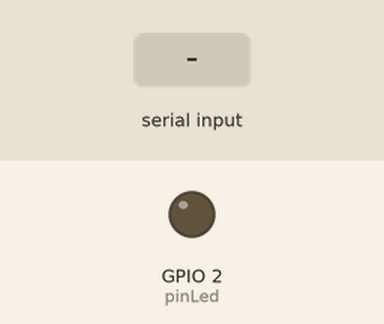
Recording of a sketch running on a simulated ESP32. On the bench: output pins drawn as LEDs (lit = HIGH). Dashed ring = blinking. The test bench sets the inputs (shaded band). What the sketch prints to the serial monitor is not drawn.

Above: at 1.2 s.
1.3 s: "pisca\n" received over Serial
At 4.2 s:
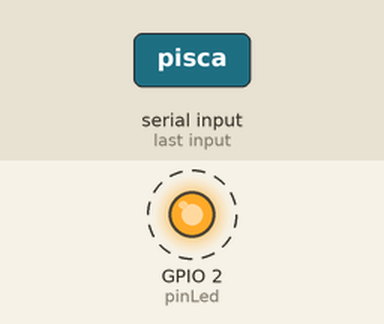
4.3 s: "liga\n" received over Serial
At 4.8 s:
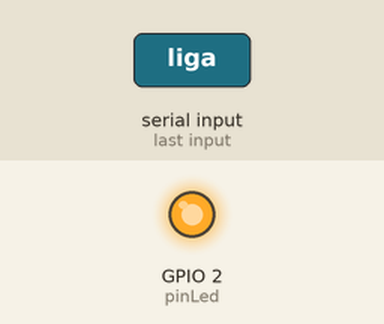
5.8 s: "desliga\n" received over Serial
At 6.9 s:
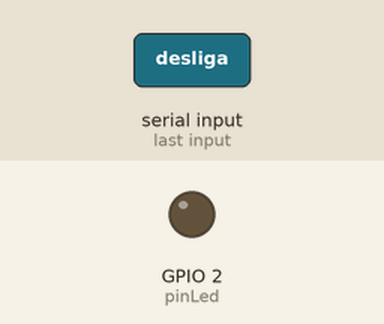
Timing chart, 0 to 8.8 s (numbered marks = the images above; inputs shaded):
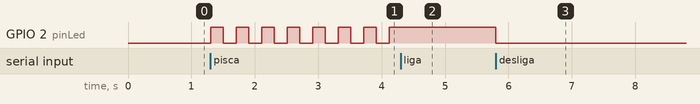

Measured:
- after the input at 1.3 s, GPIO 2 (pinLed): alternates HIGH for 0.20 s and LOW for 0.20 s, starting at once
- after the input at 4.3 s, GPIO 2 (pinLed): stops changing and stays HIGH
- after the input at 5.8 s, GPIO 2 (pinLed): HIGH → LOW at once

The sketch:

aula_57_comunica_o_serial1.ino
```cpp
#include <Arduino.h>

/*-------------------------------------------------------*/
/*                COMUNICAÇÃO SERIAL                     */
/*-------------------------------------------------------*/

#define pinLed 2

bool estadoLed = 0;
void setup()
{
  Serial.begin(9600);
  pinMode(2, OUTPUT);
}

void loop()
{
  static bool estadoLed = 0;
  static bool pisca = false;
  static int velocidade = 200;
  unsigned long tempoInicial = 0;
  if (Serial.available())
  {
    String texto = Serial.readStringUntil('\n');  // Lê caracteres da porta serial até encontrar o caractere de nova linha ('\n'). Ele retorna uma String contendo tudo o que foi lido até esse ponto.
    Serial.printf("Voce digitou: %s\n\r", texto); // Envia texto para o monitor serial.
    texto.trim();                                 // Remove espaços em branco no início e no fim da string

    if (texto.equals("liga"))
    {
      estadoLed = true;
      pisca = false;
    }

    else if (texto.equals("desliga"))
    {
      estadoLed = false;
      pisca = false;
    }
    else if (texto.equals("pisca"))
    {
      pisca = true;
    }
    else if (texto.equals("rap"))
    {
      velocidade = velocidade - 50;
      if (velocidade < 50)
        velocidade = 50;
      Serial.println(velocidade);
    }

    else if (texto.equals("dev"))
    {
      velocidade = velocidade + 50;
      if (velocidade > 50)
        velocidade = 50;
      Serial.println(velocidade);
    }
    else if (texto.equals("vel = "))
    {

      int tamanho = texto.length();

      String extracao = texto.substring(6, tamanho);

      int numero = extracao.toInt();

      if (numero >= 0 && numero <= 100)
      {
        int velocidade = map(numero, 0, 100, 1000, 30);
        Serial.println(velocidade);
      }
    }

    else
    {
      Serial.println("Digite velocidade entre 0 e 100");
    }
  }
  if (pisca == true)
  {
    unsigned long tempoAtual = millis();
    static unsigned long tempoInicial = 0;

    if (tempoAtual - tempoInicial > velocidade)
    {
      estadoLed = !estadoLed;
      tempoInicial = tempoAtual;
    }
  }
  digitalWrite(pinLed, estadoLed);
}
//*LER APENAS UM CARACTER
// void loop()
// {
//   if (Serial.available())//ver se tem alguma coisa dentro do monitor serial
//   {
//     char caracter = Serial.read();//esta lendo o que esta dentro,e jogando dentro de uma variavel
//     Serial.printf("Recebido letra: %c\n\r", caracter);//mandando imprimir

//     if (caracter == 'a')

//     {
//       digitalWrite(pinLed, HIGH);
//     }

//     else if (caracter == 'b')

//     {
//       digitalWrite(pinLed, LOW);
//     }
//   }

// }
```
